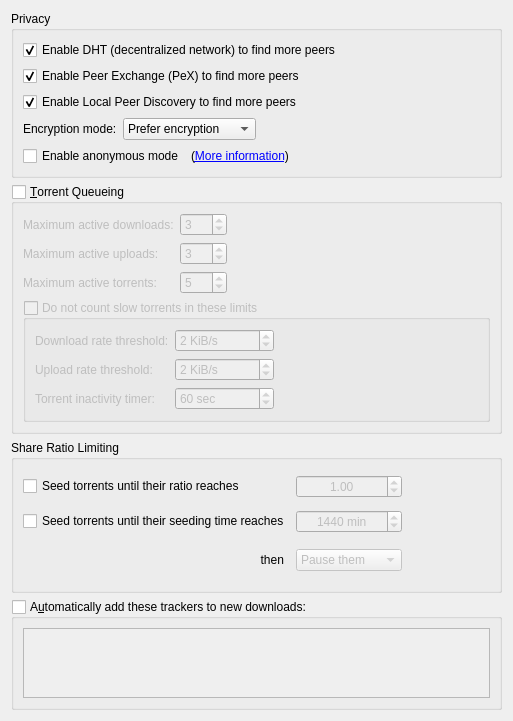
          <widget class="QWidget" name="scrollAreaWidgetContents_4">
           <property name="geometry">
            <rect>
             <x>0</x>
             <y>0</y>
             <width>513</width>
             <height>679</height>
            </rect>
           </property>
           <layout class="QVBoxLayout" name="verticalLayout_7">
            <item>
             <widget class="QGroupBox" name="AddBTFeaturesBox">
              <property name="title">
               <string>Privacy</string>
              </property>
              <layout class="QVBoxLayout" name="verticalLayout_14">
               <item>
                <widget class="QCheckBox" name="checkDHT">
                 <property name="text">
                  <string>Enable DHT (decentralized network) to find more peers</string>
                 </property>
                 <property name="checked">
                  <bool>true</bool>
                 </property>
                </widget>
               </item>
               <item>
                <widget class="QCheckBox" name="checkPeX">
                 <property name="toolTip">
                  <string>Exchange peers with compatible Bittorrent clients (µTorrent, Vuze, ...)</string>
                 </property>
                 <property name="text">
                  <string>Enable Peer Exchange (PeX) to find more peers</string>
                 </property>
                 <property name="checked">
                  <bool>true</bool>
                 </property>
                </widget>
               </item>
               <item>
                <widget class="QCheckBox" name="checkLSD">
                 <property name="toolTip">
                  <string>Look for peers on your local network</string>
                 </property>
                 <property name="text">
                  <string>Enable Local Peer Discovery to find more peers</string>
                 </property>
                 <property name="checked">
                  <bool>true</bool>
                 </property>
                </widget>
               </item>
               <item>
                <layout class="QHBoxLayout">
                 <item>
                  <widget class="QLabel" name="lbl_encryption">
                   <property name="text">
                    <string>Encryption mode:</string>
                   </property>
                  </widget>
                 </item>
                 <item>
                  <widget class="QComboBox" name="comboEncryption">
                   <item>
                    <property name="text">
                     <string>Prefer encryption</string>
                    </property>
                   </item>
                   <item>
                    <property name="text">
                     <string>Require encryption</string>
                    </property>
                   </item>
                   <item>
                    <property name="text">
                     <string>Disable encryption</string>
                    </property>
                   </item>
                  </widget>
                 </item>
                 <item>
                  <spacer>
                   <property name="orientation">
                    <enum>Qt::Horizontal</enum>
                   </property>
                   <property name="sizeHint" stdset="0">
                    <size>
                     <width>40</width>
                     <height>20</height>
                    </size>
                   </property>
                  </spacer>
                 </item>
                </layout>
               </item>
               <item>
                <layout class="QHBoxLayout" name="horizontalLayout_6">
                 <item>
                  <widget class="QCheckBox" name="checkAnonymousMode">
                   <property name="toolTip">
                    <string>Enable when using a proxy or a VPN connection</string>
                   </property>
                   <property name="text">
                    <string>Enable anonymous mode</string>
                   </property>
                  </widget>
                 </item>
                 <item>
                  <widget class="QLabel" name="label_anonymous">
                   <property name="text">
                    <string>(&lt;a href=&quot;https://github.com/qbittorrent/qBittorrent/wiki/Anonymous-Mode&quot;&gt;More information&lt;/a&gt;)</string>
                   </property>
                   <property name="openExternalLinks">
                    <bool>true</bool>
                   </property>
                  </widget>
                 </item>
                 <item>
                  <spacer name="horizontalSpacer_14">
                   <property name="orientation">
                    <enum>Qt::Horizontal</enum>
                   </property>
                   <property name="sizeHint" stdset="0">
                    <size>
                     <width>40</width>
                     <height>20</height>
                    </size>
                   </property>
                  </spacer>
                 </item>
                </layout>
               </item>
              </layout>
             </widget>
            </item>
            <item>
             <widget class="QGroupBox" name="checkEnableQueueing">
              <property name="title">
               <string>&amp;Torrent Queueing</string>
              </property>
              <property name="checkable">
               <bool>true</bool>
              </property>
              <property name="checked">
               <bool>false</bool>
              </property>
              <layout class="QGridLayout" name="gridLayout_2">
               <property name="bottomMargin">
                <number>9</number>
               </property>
               <item row="0" column="0">
                <widget class="QLabel" name="label_max_active_dl">
                 <property name="text">
                  <string>Maximum active downloads:</string>
                 </property>
                </widget>
               </item>
               <item row="0" column="1">
                <widget class="QSpinBox" name="spinMaxActiveDownloads">
                 <property name="minimum">
                  <number>-1</number>
                 </property>
                 <property name="maximum">
                  <number>999</number>
                 </property>
                 <property name="value">
                  <number>3</number>
                 </property>
                </widget>
               </item>
               <item row="1" column="0">
                <widget class="QLabel" name="label_max_active_up">
                 <property name="text">
                  <string>Maximum active uploads:</string>
                 </property>
                </widget>
               </item>
               <item row="1" column="1">
                <widget class="QSpinBox" name="spinMaxActiveUploads">
                 <property name="minimum">
                  <number>-1</number>
                 </property>
                 <property name="maximum">
                  <number>999</number>
                 </property>
                 <property name="value">
                  <number>3</number>
                 </property>
                </widget>
               </item>
               <item row="2" column="0">
                <widget class="QLabel" name="maxActiveTorrents_lbl">
                 <property name="text">
                  <string>Maximum active torrents:</string>
                 </property>
                </widget>
               </item>
               <item row="2" column="1">
                <widget class="QSpinBox" name="spinMaxActiveTorrents">
                 <property name="minimum">
                  <number>-1</number>
                 </property>
                 <property name="maximum">
                  <number>999</number>
                 </property>
                 <property name="value">
                  <number>5</number>
                 </property>
                </widget>
               </item>
               <item row="1" column="2">
                <spacer name="horizontalSpacer_2">
                 <property name="orientation">
                  <enum>Qt::Horizontal</enum>
                 </property>
                 <property name="sizeHint" stdset="0">
                  <size>
                   <width>40</width>
                   <height>20</height>
                  </size>
                 </property>
                </spacer>
               </item>
               <item row="0" column="2">
                <spacer name="horizontalSpacer_7">
                 <property name="orientation">
                  <enum>Qt::Horizontal</enum>
                 </property>
                 <property name="sizeHint" stdset="0">
                  <size>
                   <width>40</width>
                   <height>20</height>
                  </size>
                 </property>
                </spacer>
               </item>
               <item row="2" column="2">
                <spacer name="horizontalSpacer_11">
                 <property name="orientation">
                  <enum>Qt::Horizontal</enum>
                 </property>
                 <property name="sizeHint" stdset="0">
                  <size>
                   <width>40</width>
                   <height>20</height>
                  </size>
                 </property>
                </spacer>
               </item>
               <item row="3" column="0" colspan="3">
                <widget class="QGroupBox" name="checkIgnoreSlowTorrentsForQueueing">
                 <property name="title">
                  <string>Do not count slow torrents in these limits</string>
                 </property>
                 <property name="checkable">
                  <bool>true</bool>
                 </property>
                 <property name="checked">
                  <bool>false</bool>
                 </property>
                 <layout class="QGridLayout" name="gridLayout_13">
                  <item row="2" column="2">
                   <spacer name="horizontalSpacer_21">
                    <property name="orientation">
                     <enum>Qt::Horizontal</enum>
                    </property>
                    <property name="sizeHint" stdset="0">
                     <size>
                      <width>40</width>
                      <height>20</height>
                     </size>
                    </property>
                   </spacer>
                  </item>
                  <item row="0" column="1">
                   <widget class="QSpinBox" name="spinDownloadRateForSlowTorrents">
                    <property name="suffix">
                     <string> KiB/s</string>
                    </property>
                    <property name="maximum">
                     <number>2000000</number>
                    </property>
                    <property name="value">
                     <number>2</number>
                    </property>
                   </widget>
                  </item>
                  <item row="1" column="1">
                   <widget class="QSpinBox" name="spinUploadRateForSlowTorrents">
                    <property name="suffix">
                     <string> KiB/s</string>
                    </property>
                    <property name="maximum">
                     <number>2000000</number>
                    </property>
                    <property name="value">
                     <number>2</number>
                    </property>
                   </widget>
                  </item>
                  <item row="1" column="0">
                   <widget class="QLabel" name="labelUploadRateForSlowTorrents">
                    <property name="text">
                     <string>Upload rate threshold:</string>
                    </property>
                   </widget>
                  </item>
                  <item row="0" column="0">
                   <widget class="QLabel" name="labelDownloadRateForSlowTorrents">
                    <property name="text">
                     <string>Download rate threshold:</string>
                    </property>
                   </widget>
                  </item>
                  <item row="0" column="2">
                   <spacer name="horizontalSpacer_9">
                    <property name="orientation">
                     <enum>Qt::Horizontal</enum>
                    </property>
                    <property name="sizeHint" stdset="0">
                     <size>
                      <width>40</width>
                      <height>20</height>
                     </size>
                    </property>
                   </spacer>
                  </item>
                  <item row="1" column="2">
                   <spacer name="horizontalSpacer_15">
                    <property name="orientation">
                     <enum>Qt::Horizontal</enum>
                    </property>
                    <property name="sizeHint" stdset="0">
                     <size>
                      <width>40</width>
                      <height>20</height>
                     </size>
                    </property>
                   </spacer>
                  </item>
                  <item row="2" column="1">
                   <widget class="QSpinBox" name="spinSlowTorrentsInactivityTimer">
                    <property name="suffix">
                     <string extracomment="seconds"> sec</string>
                    </property>
                    <property name="minimum">
                     <number>1</number>
                    </property>
                    <property name="maximum">
                     <number>999999</number>
                    </property>
                    <property name="value">
                     <number>60</number>
                    </property>
                   </widget>
                  </item>
                  <item row="2" column="0">
                   <widget class="QLabel" name="labelSlowTorrentInactivityTimer">
                    <property name="text">
                     <string>Torrent inactivity timer:</string>
                    </property>
                   </widget>
                  </item>
                 </layout>
                </widget>
               </item>
              </layout>
             </widget>
            </item>
            <item>
             <widget class="QGroupBox" name="ratioBox">
              <property name="title">
               <string>Share Ratio Limiting</string>
              </property>
              <layout class="QGridLayout" name="gridLayout_91">
               <item row="0" column="0" rowspan="3" colspan="3">
                <widget class="QCheckBox" name="checkMaxRatio">
                 <property name="text">
                  <string>Seed torrents until their ratio reaches</string>
                 </property>
                </widget>
               </item>
               <item row="1" column="6" rowspan="2">
                <spacer name="horizontalSpacer_161">
                 <property name="orientation">
                  <enum>Qt::Horizontal</enum>
                 </property>
                 <property name="sizeHint" stdset="0">
                  <size>
                   <width>109</width>
                   <height>20</height>
                  </size>
                 </property>
                </spacer>
               </item>
               <item row="4" column="2">
                <widget class="QLabel" name="label">
                 <property name="text">
                  <string>then</string>
                 </property>
                 <property name="alignment">
                  <set>Qt::AlignRight|Qt::AlignTrailing|Qt::AlignVCenter</set>
                 </property>
                </widget>
               </item>
               <item row="4" column="6">
                <spacer name="horizontalSpacer_20">
                 <property name="orientation">
                  <enum>Qt::Horizontal</enum>
                 </property>
                 <property name="sizeHint" stdset="0">
                  <size>
                   <width>121</width>
                   <height>28</height>
                  </size>
                 </property>
                </spacer>
               </item>
               <item row="4" column="1">
                <spacer name="horizontalSpacer_171">
                 <property name="orientation">
                  <enum>Qt::Horizontal</enum>
                 </property>
                 <property name="sizeHint" stdset="0">
                  <size>
                   <width>100</width>
                   <height>42</height>
                  </size>
                 </property>
                </spacer>
               </item>
               <item row="3" column="6">
                <spacer name="horizontalSpacer_191">
                 <property name="orientation">
                  <enum>Qt::Horizontal</enum>
                 </property>
                 <property name="sizeHint" stdset="0">
                  <size>
                   <width>40</width>
                   <height>20</height>
                  </size>
                 </property>
                </spacer>
               </item>
               <item row="3" column="4">
                <widget class="QSpinBox" name="spinMaxSeedingMinutes">
                 <property name="enabled">
                  <bool>false</bool>
                 </property>
                 <property name="alignment">
                  <set>Qt::AlignCenter</set>
                 </property>
                 <property name="suffix">
                  <string extracomment="minutes"> min</string>
                 </property>
                 <property name="maximum">
                  <number>9999999</number>
                 </property>
                 <property name="value">
                  <number>1440</number>
                 </property>
                </widget>
               </item>
               <item row="1" column="4">
                <widget class="QDoubleSpinBox" name="spinMaxRatio">
                 <property name="enabled">
                  <bool>false</bool>
                 </property>
                 <property name="alignment">
                  <set>Qt::AlignHCenter</set>
                 </property>
                 <property name="minimum">
                  <double>0.000000000000000</double>
                 </property>
                 <property name="maximum">
                  <double>9998.000000000000000</double>
                 </property>
                 <property name="singleStep">
                  <double>0.050000000000000</double>
                 </property>
                 <property name="value">
                  <double>1.000000000000000</double>
                 </property>
                </widget>
               </item>
               <item row="3" column="0" colspan="4">
                <widget class="QCheckBox" name="checkMaxSeedingMinutes">
                 <property name="text">
                  <string>Seed torrents until their seeding time reaches</string>
                 </property>
                </widget>
               </item>
               <item row="4" column="4">
                <widget class="QComboBox" name="comboRatioLimitAct">
                 <property name="enabled">
                  <bool>false</bool>
                 </property>
                 <item>
                  <property name="text">
                   <string>Pause them</string>
                  </property>
                 </item>
                 <item>
                  <property name="text">
                   <string>Remove them</string>
                  </property>
                 </item>
                </widget>
               </item>
              </layout>
             </widget>
            </item>
            <item>
             <widget class="QGroupBox" name="checkEnableAddTrackers">
              <property name="sizePolicy">
               <sizepolicy hsizetype="Preferred" vsizetype="Preferred">
                <horstretch>0</horstretch>
                <verstretch>0</verstretch>
               </sizepolicy>
              </property>
              <property name="title">
               <string>A&amp;utomatically add these trackers to new downloads:</string>
              </property>
              <property name="checkable">
               <bool>true</bool>
              </property>
              <property name="checked">
               <bool>false</bool>
              </property>
              <layout class="QGridLayout" name="gridLayout_16">
               <item row="0" column="0">
                <widget class="QPlainTextEdit" name="textTrackers">
                 <property name="enabled">
                  <bool>true</bool>
                 </property>
                 <property name="focusPolicy">
                  <enum>Qt::StrongFocus</enum>
                 </property>
                </widget>
               </item>
              </layout>
             </widget>
            </item>
            <item>
             <spacer name="verticalSpacer_8">
              <property name="orientation">
               <enum>Qt::Vertical</enum>
              </property>
              <property name="sizeHint" stdset="0">
               <size>
                <width>20</width>
                <height>40</height>
               </size>
              </property>
             </spacer>
            </item>
           </layout>
          </widget>
